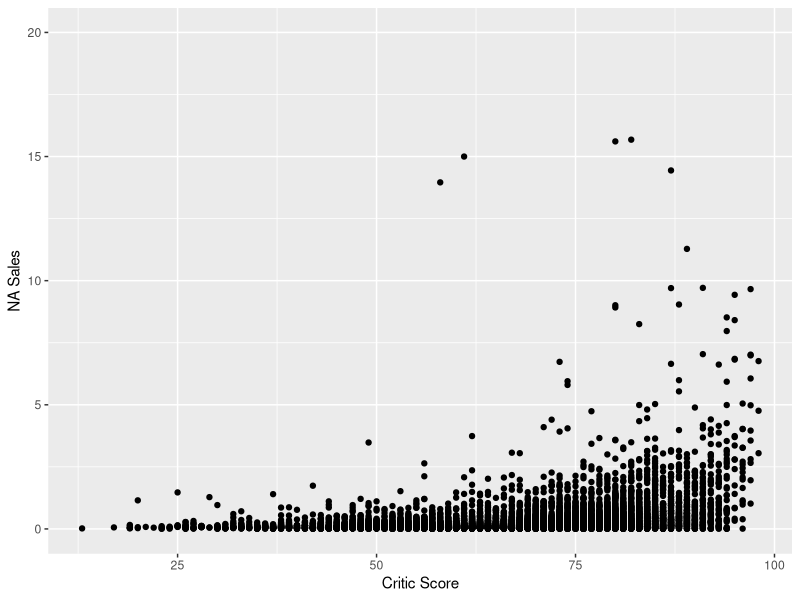

Write the R code that produced this figure.
## ---- chunk 1
#Loading Libraries
library(tidyverse)

#Loading Dataset
vgs <- read.csv('replaced variables.csv')

#Transforming variables to appropriate data types
vgs[,6:9]<-as.numeric(vgs$NA_Sales,vgs$EU_Sales, vgs$JP_Sales, vgs$Other_Sales)
vgs$Platform <- as.factor(vgs$Platform)
vgs$Publisher <- as.factor(vgs$Genre)
vgs$Genre <- as.factor(vgs$Genre)
vgs$Developer <- as.factor(vgs$Developer)
vgs$Rating <- as.factor(vgs$Rating)
vgs$Year_of_Release <- as.factor(vgs$Year_of_Release)
vgs$User_Score <- as.numeric(vgs$User_Score)
vgs$Name <- as.character(vgs$Name)
vgs$User_Score <- vgs$User_Score * 10

#Replacing empty entries with NA
vgs$Rating[vgs$Rating %in% c("")]<- NA
vgs$Rating <-factor(vgs$Rating)
vgs$Developer[vgs$Developer %in% c("")]<- NA
vgs$Developer <-factor(vgs$Developer)
vgs$Genre[vgs$Genre %in% c("")]<- NA
vgs$Genre <-factor(vgs$Genre)
## ---- chunk 2
summary(vgs$NA_Sales, na.rm = TRUE) # summarize the variable NA_Sales
sd(vgs$NA_Sales, na.rm = TRUE) # find the standard deviation
IQR(vgs$NA_Sales, na.rm = TRUE) # find the IQR
## ---- chunk 3

## ---- chunk 4

## ---- chunk 5

## ---- chunk 6
ggplot(vgs, aes(Critic_Score, NA_Sales)) + geom_point() +ylab('NA Sales') + xlab('Critic Score') + ylim(0, 20)
